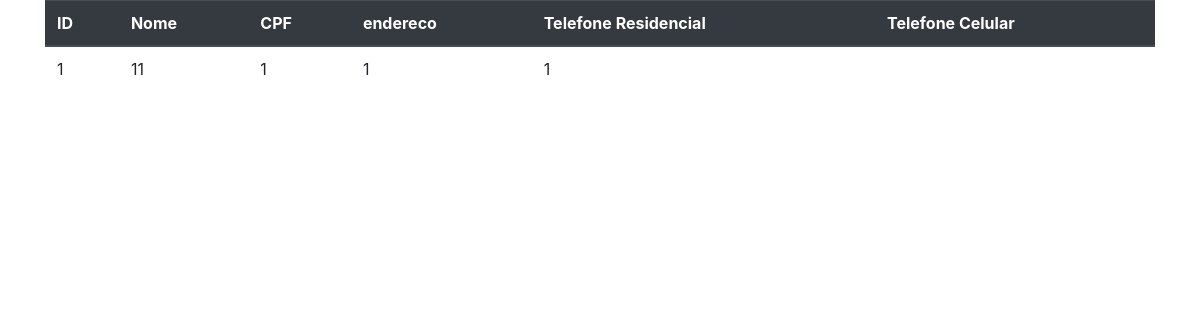
The page /clientes/all on the database as committed earlier.
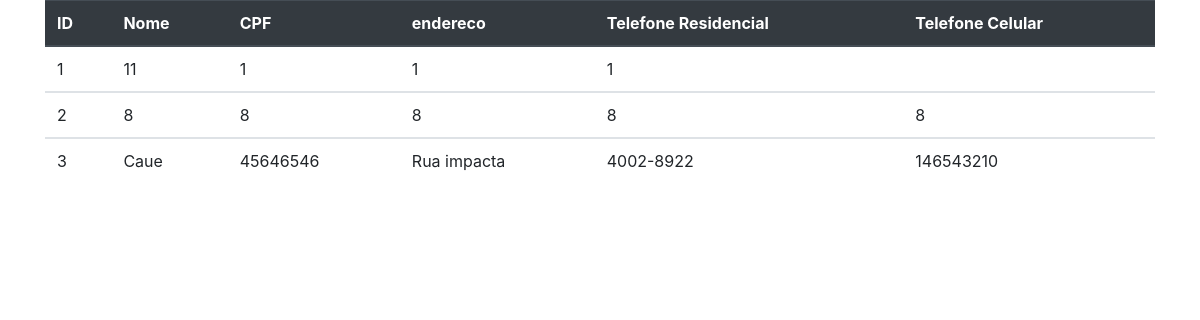
The same page on the database as committed later.
### tables this page shows
CREATE TABLE Cliente (
    id_cliente integer primary key autoincrement,
    cpf varchar(11) unique,
    nome varchar(50),
    endereco varchar(100),
    telefone_residencial varchar(14),
    telefone_celular varchar(14)
);

### server.py (the view)
@app.route('/clientes/all')
def clientes_todos():
    try:
        items = cliente.select_all()
    except:
        print("Falha em mostrar os dados de clientes")
        return ''
    return render_template('dados_cliente.html', lista_clientes = items)

### services/client.py (called while the page is built)
def select_all():
      connection = sqlite3.connect('db_puppy.db')
      cursor = connection.cursor()
      cursor.execute("SELECT * FROM Cliente;")
      resultado = cursor.fetchall()
      cursor.close()
      connection.close()
      print(resultado)
      return resultado

### templates/dados_cliente.html (shortened to what this page needs)
<html lang="en">
<head>
  <link rel="stylesheet" href="{{ url_for('static', filename='bootstrap.css') }}">
</head>
<body>
  {% block clientes_todos %}
  <div class="container">
    <table class="table">
      <thead class="thead-dark">
        <tr>
          <th>ID</th>
          <th>Nome</th>
          <th>CPF</th>
          <th>endereco</th>
          <th>Telefone Residencial</th>
          <th>Telefone Celular</th>
        </tr>
      </thead>
      {% for cliente in lista_clientes %}
      <tbody>
        <tr>
          <td>{{cliente[0]}}</td>
          <td>{{cliente[2]}}</td>
          <td>{{cliente[1]}}</td>
          <td>{{cliente[3]}}</td>
          <td>{{cliente[4]}}</td>
          <td>{{cliente[5]}}</td>
        </tr>
      </tbody>
      {% endfor %}
    </table>
  </div>
  {% endblock %}
</body>
</html>

Rows that differ between the two databases and show on the page:
added Cliente: id_cliente "2", nome "8", cpf "8", endereco "8", telefone_residencial "8", telefone_celular "8"
added Cliente: id_cliente "3", nome "Caue", cpf "45646546", endereco "Rua impacta", telefone_residencial "4002-8922", telefone_celular "146543210"
